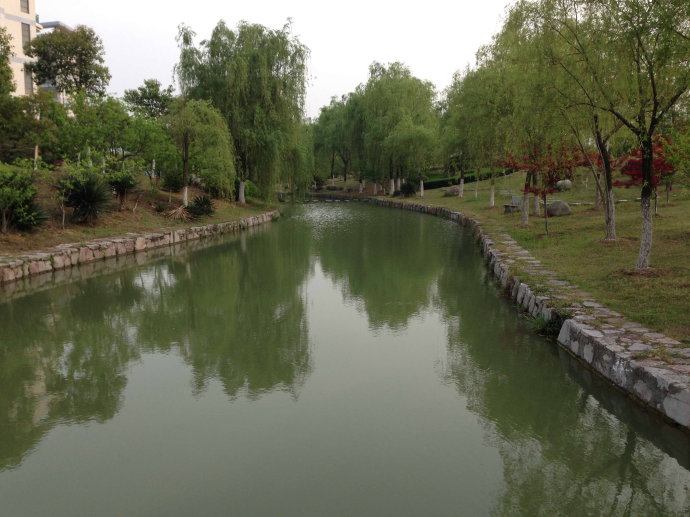
//> input picture data/1.jpg, 690 x 517 px
$ ./RegionGrowth ../data/1.jpg   (built with g++ and OpenCV 4)
//> lines starting //> are read from the running program, lines starting //| are printed output that depends on the picture; after the words box and inside, x2 and y2 are one past the last pixel; in counts of white or black regions, pixels touching at a corner belong together
#include <iostream>
#include <opencv2/core.hpp>
#include <opencv2/highgui.hpp>
#include <opencv2/imgproc.hpp>


#include "RegionGrowth.h"

//#define RG_THRE   8.5    //区域生长法的阈值设定，经验值为7,8,9,10

//using namespace std;
//using namespace cv;

int get_LNumPixVal(cv::Mat hist);
int get_RightContour(std::vector<std::vector<cv::Point> > Contours,int contourIdx1,int contourIdx2);
cv::Point get_ContourCenter(std::vector<cv::Point> contour);
bool matIsEqual(const cv::Mat mat1, const cv::Mat mat2);
void BoundarySeedFill(cv::Mat &src, cv::Point ptStart);
void cal_mean_gradient(cv::Mat src);//计算平均梯度
float get_GRThre(cv::Mat lab_img);


int main(int argc, char* argv[])
{
	if(argc<2)
    {
        std::cout<<"usage:"<<std::endl;
        std::cout<<"      ./regionGrowth ../data/1.jpg"<<std::endl;
        return 0;
    }

    const char* image_path="";

    image_path=argv[1];

    cv::Mat srcImage;
    cv::Mat dstImage;


    srcImage = cv::imread(image_path);
//> srcImage is the input picture: 517 rows x 690 cols, CV_8UC3; mean B, G, R 82, 104.2, 101.8

    //判断图像是否读取成功
    if(srcImage.empty())
    {
        std::cout << "image loading failed!" << std::endl;
        return -1;
    }
    else
        std::cout << "image loaded success!" << std::endl;

    //cv::resize(srcImage,srcImage,cv::Size(640,480));

	cv::Mat Lab_img;
	cv::cvtColor(srcImage,Lab_img,cv::COLOR_BGR2Lab);
//> Lab_img: 517 rows x 690 cols, CV_8UC3; mean of channels 0, 1, 2 108.4, 123, 140.7
    //cv::imshow("LAB",Lab_img);
//////////////////////分割线：otsu///////////////////////////////////////////////////////////
    //分割成三通道图像
    std::vector<cv::Mat> channels;
    cv::split(Lab_img, channels);
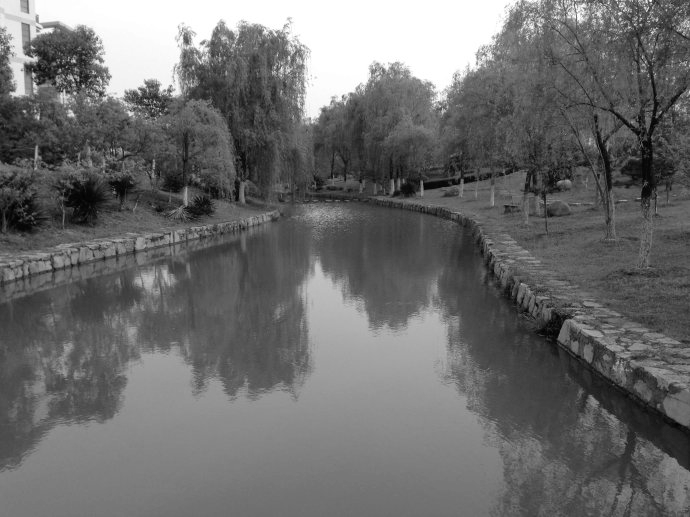
//> channels[0]: 517 rows x 690 cols, CV_8UC1; min 0, max 255, mean 108.4
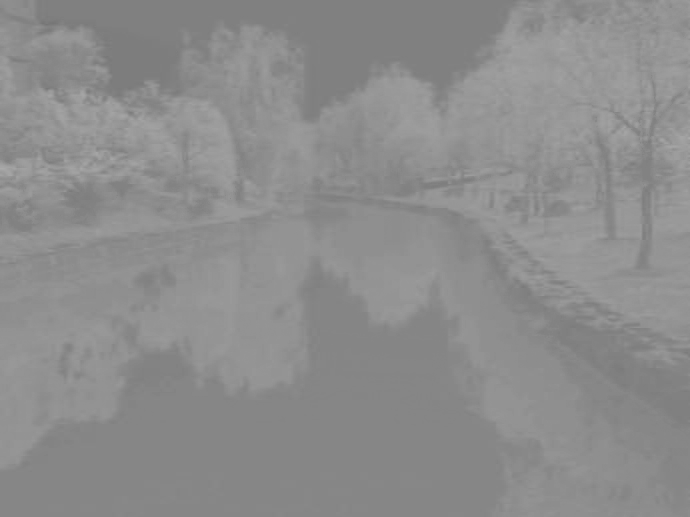
//> channels[2]: 517 rows x 690 cols, CV_8UC1; min 117, max 171, mean 140.7

    //cv::normalize(channels[1], channels[1], 0, 255, cv::NORM_MINMAX, -1, cv::Mat());
    //cv::normalize(channels[2], channels[2], 0, 255, cv::NORM_MINMAX, -1, cv::Mat());

    cv::imshow("L",channels[0]);
    cv::imshow("a",channels[1]);
    cv::imshow("b",channels[2]);

    //cv::merge(channels,Lab_img);
    //cv::imshow("merge",Lab_img);

    cv::Mat otsu_mask0,otsu_mask1,otsu_mask2;
    cv::threshold(channels[0], otsu_mask0, 0, 255, CV_THRESH_OTSU);
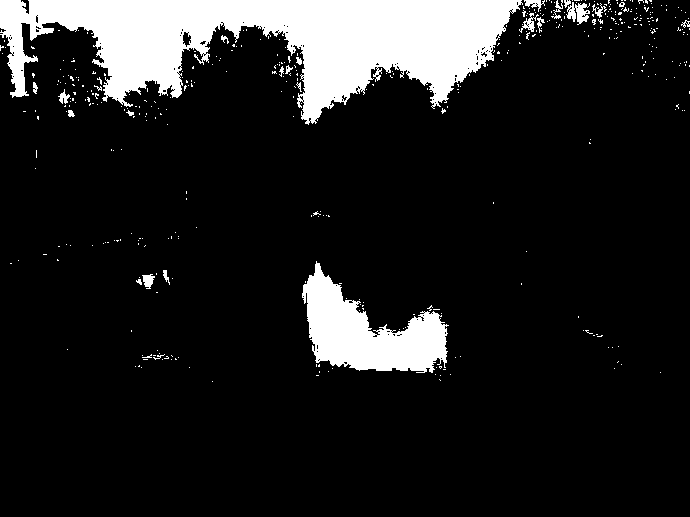
//> otsu_mask0: 517 rows x 690 cols, CV_8UC1; 12.3% white; 435 white regions (411 under 20 px), largest, box (x1, y1, x2, y2) and area: (0, 0, 523, 125) 33253, (302, 261, 449, 373) 8074, (566, 2, 590, 25) 302
	cv::threshold(channels[1], otsu_mask1, 0, 255, CV_THRESH_OTSU);
//> otsu_mask1: 517 rows x 690 cols, CV_8UC1; 40.4% white; 667 white regions (548 under 20 px), largest, box (x1, y1, x2, y2) and area: (305, 74, 690, 515) 45112, (0, 0, 642, 134) 40396, (0, 131, 282, 309) 20423
    cv::threshold(channels[2], otsu_mask2, 0, 255, CV_THRESH_OTSU);
//> otsu_mask2: 517 rows x 690 cols, CV_8UC1; 52.1% white; 474 black regions (368 under 20 px), largest, box (x1, y1, x2, y2) and area: (0, 256, 544, 517) 78316, (0, 0, 544, 124) 38516, (289, 117, 690, 517) 30749

    cv::imshow("otsu_mask0",otsu_mask0);
    cv::imshow("otsu_mask1",otsu_mask1);
    cv::imshow("otsu_mask2",otsu_mask2);

    cv::Mat thre_mask,dark_mask;
    //mask = otsu_mask0 &otsu_mask1+~otsu_mask2;
    thre_mask =otsu_mask0 & (otsu_mask1&~otsu_mask2);
//> thre_mask: 517 rows x 690 cols, CV_8UC1; 11.6% white; 257 white regions (239 under 20 px), largest, box (x1, y1, x2, y2) and area: (0, 0, 522, 122) 31332, (302, 261, 449, 373) 8039, (568, 2, 590, 24) 262

    dark_mask=~otsu_mask0& ~otsu_mask1&otsu_mask2;
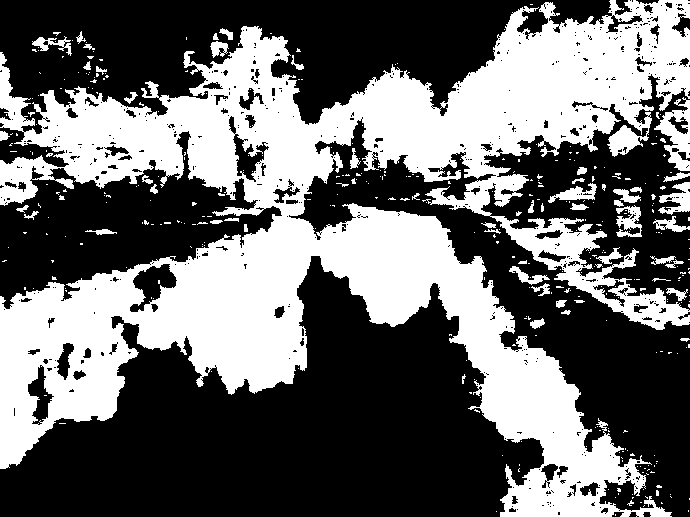
//> dark_mask: 517 rows x 690 cols, CV_8UC1; 41.6% white; 378 white regions (323 under 20 px), largest, box (x1, y1, x2, y2) and area: (0, 0, 690, 517) 140753, (654, 97, 690, 171) 1212, (658, 182, 690, 215) 551
    cv::imshow("dark_mask",dark_mask);

    cv::Mat element = cv::getStructuringElement(cv::MORPH_RECT, cv::Size(5, 5));
	//开操作
	cv::morphologyEx(thre_mask, thre_mask, cv::MORPH_OPEN, element);
	//闭操作
	cv::morphologyEx(thre_mask, thre_mask, cv::MORPH_CLOSE, element);
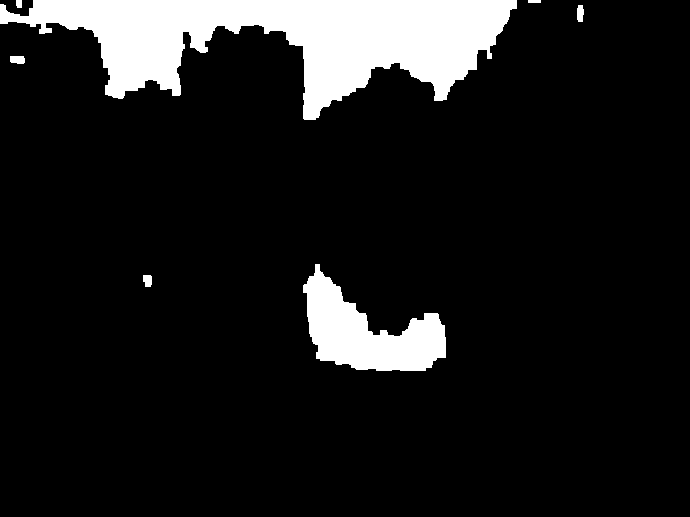
//> thre_mask: 517 rows x 690 cols, CV_8UC1; 10.7% white; 7 white regions
    cv::imshow("thre_mask",thre_mask);


/////////////////////////分割线：获取轮廓///////////////////////////////////////////////////////////////////////
    std::vector<std::vector<cv::Point> > Contours;
	std::vector<cv::Vec4i> Hierarchy;
	cv::findContours(thre_mask, Contours, Hierarchy, CV_RETR_TREE, CV_CHAIN_APPROX_SIMPLE, cv::Point(0, 0));
//> Contours = 7 contours; box (x1, y1, x2, y2) and area: (0, 0, 517, 120) 29487, (303, 264, 446, 371) 7399, (10, 56, 25, 64) 89, (577, 5, 584, 22) 82, (143, 275, 152, 287) 76, (16, 0, 22, 8) 34, (528, 0, 541, 3) 24
	std::cout<<"Contour num:"<<Contours.size()<<std::endl;
//| Contour num:7
	//得到两个最大轮廓
	int maxContour1 = 0, maxContour2 = 0;
    cv::Point contour_Center;
    cv::Point Gravity_Center;
    cv::Mat draw_img;
    srcImage.copyTo(draw_img);

    if (!Contours.empty() && !Hierarchy.empty())
		{
			for (int i = 0; i < Contours.size(); i++)
			{
				if (/*Contours[i].size() > 50 && */Contours[i].size() > Contours[maxContour1].size())
				{
                    maxContour2=maxContour1;
					maxContour1 = i;
				}
			}
//> this loop made 7 passes
//> after the loop, maxContour2 = 1; maxContour1 = 5
			//cv::drawContours(draw_img, Contours, maxContour1, cv::Scalar(255, 0, 0), 5);
            //cv::drawContours(draw_img, Contours, maxContour2, cv::Scalar(0, 255, 0), 5);
            //std::cout << "threshold success" << std::endl;

            ///////////////////////////找到轮廓后，提取靠近图像下方的一个轮廓/////////////////////////////////////////////////////////////
            int RContourIdx;
            RContourIdx=get_RightContour(Contours,maxContour1,maxContour2);
//> the loop in get_RightContour, `for(size_t i=0;i<Contours[contourIdx1].size();i++)` made 370 passes
//> after the loop in get_RightContour, `for(size_t i=0;i<Contours[contourIdx1].size();i++)`: sum_y1 = 20952
//> the loop in get_RightContour, `for(size_t i=0;i<Contours[contourIdx2].size();i++)` made 160 passes
//> after the loop in get_RightContour, `for(size_t i=0;i<Contours[contourIdx2].size();i++)`: sum_y2 = 51823
//> RContourIdx = 1
            std::cout<<"maxContour1: "<<maxContour1<<std::endl;
//| maxContour1: 5
            std::cout<<"maxContour2: "<<maxContour2<<std::endl;
//| maxContour2: 1
            std::cout<<"RContourIdx: "<<RContourIdx<<std::endl;
//| RContourIdx: 1
            cv::drawContours(draw_img, Contours, RContourIdx, cv::Scalar(255, 0, 0), 5);
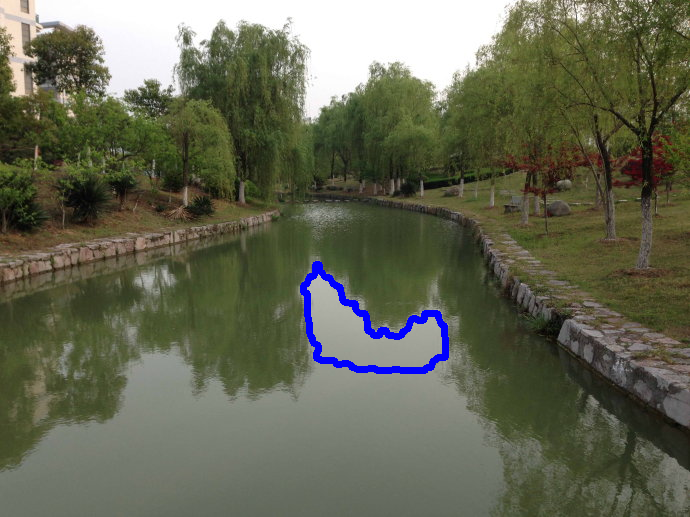
//> draw_img: 517 rows x 690 cols, CV_8UC3; 0.93% of pixels changed, all inside (x1, y1, x2, y2) = (300, 261, 449, 374)
            // [5 lines of commented-out code are left out]
            contour_Center=get_ContourCenter(Contours[RContourIdx]);
//> in get_ContourCenter, `int contourSize=contour.size();`: contourSize = 160
//> the loop in get_ContourCenter, `for(size_t i=0;i<contourSize;i++)` made 160 passes
//> after the loop in get_ContourCenter, `for(size_t i=0;i<contourSize;i++)`: sum_x = 58098; sum_y = 51823
//> in get_ContourCenter, `center=cv::Point(sum_x/contourSize,sum_y/contourSize);`: center = Point(363, 323)
//> contour_Center = Point(363, 323)
            std::cout<<"RcontourCenter:"<<contour_Center<<std::endl;
//| RcontourCenter:[363, 323]
            cv::circle(draw_img,contour_Center,3,cv::Scalar(0,0,255),2);//红色
//> draw_img: 517 rows x 690 cols, CV_8UC3; 59 pixels changed, all inside (x1, y1, x2, y2) = (359, 319, 368, 328)
            /*
            ////////////////////／／／／/分割线：获取轮廓重心///////////////////////////////////////////////////////////////
            cv::Moments m=cv::moments(Contours[RContourIdx],false);
            cv::Point2f Gravity_Center=cv::Point2f(m.m10/m.m00,m.m01/m.m00);
            cv::circle(draw_img,Gravity_Center,3,cv::Scalar(0,255,0),2);
            std::cout<<"Gravity_Center:"<<Gravity_Center<<std::endl;
            */
		}
		else
		{
			std::cout << "threshold failed" << std::endl;
		}

//////////////////////////分割线：绘制直方图曲线///////////////////////////////////////////////////////////////////
    //设定bin数目
    int histBinNum = 256;

    //设定取值范围
    float range[] = {0, 255};
    const float* histRange = {range};

    bool uniform = true;
    bool accumulate = false;

    //声明三个通道的hist数组
    cv::Mat hist_1, hist_2, hist_3;

    //计算直方图
    cv::calcHist(&channels[0], 1, 0, cv::Mat(), hist_1, 1, &histBinNum, &histRange, uniform, accumulate);
//> hist_1 = 256 values, max 5177 at index 77, min 0 at index 4, mean 1324.4
    cv::calcHist(&channels[1], 1, 0, cv::Mat(), hist_2, 1, &histBinNum, &histRange, uniform, accumulate);
//> hist_2 = 256 values, max 60787 at index 123, min 0 at index 0, mean 1393.5
    cv::calcHist(&channels[2], 1, 0, cv::Mat(), hist_3, 1, &histBinNum, &histRange, uniform, accumulate);
//> hist_3 = 256 values, max 57639 at index 134, min 0 at index 0, mean 1393.5

	//得到数目最多的像素点的像素值
	int Pix_H[3];
	Pix_H[0]=get_LNumPixVal(hist_1);
//> the loop in get_LNumPixVal, `for(size_t i=0;i<hist.rows;i++)` made 256 passes
//> after the loop in get_LNumPixVal, `for(size_t i=0;i<hist.rows;i++)`: LNum = 5177; tempVal = 77; PixVal = 256
//> Pix_H = [77, 0, 0]
	Pix_H[1]=get_LNumPixVal(hist_2);
//> the loop in get_LNumPixVal (call 2), `for(size_t i=0;i<hist.rows;i++)` made 256 passes
//> Pix_H = [77, 123, 0]
	Pix_H[2]=get_LNumPixVal(hist_3);
//> Pix_H = [77, 123, 134]
	for(size_t i=0;i<3;i++)
	{
		std::cout<<"Pix_H["<<i<<"]="<<Pix_H[i]<<std::endl;
	}
//> this loop made 3 passes
//| Pix_H[0]=77
//| Pix_H[1]=123
//| Pix_H[2]=134

    //创建直方图窗口
    int hist_w = 400;
    int hist_h = 400;
    int bin_w = cvRound((double)srcImage.cols/histBinNum);

    cv::Mat histImage(srcImage.cols, srcImage.rows, CV_8UC3, cv::Scalar(0, 0, 0));
    //将直方图归一化到范围[0, 255]
    cv::normalize(hist_1, hist_1, 0, 255, cv::NORM_MINMAX, -1, cv::Mat());
//> hist_1 = 256 values, max 255 at index 77, min 0 at index 4, mean 65.23
    cv::normalize(hist_2, hist_2, 0, 255, cv::NORM_MINMAX, -1, cv::Mat());
//> hist_2 = 256 values, max 255 at index 123, min 0 at index 0, mean 5.85
    cv::normalize(hist_3, hist_3, 0, 255, cv::NORM_MINMAX, -1, cv::Mat());
//> hist_3 = 256 values, max 255 at index 134, min 0 at index 0, mean 6.16


    //循环绘制直方图
    for(int i = 1; i < histBinNum; i++)
    {
        cv::line(histImage, cv::Point(bin_w*(i-1), srcImage.rows - cvRound(hist_1.at<float>(i-1))),//cvRound四舍五入
            cv::Point(bin_w*(i), srcImage.rows - cvRound(hist_1.at<float>(i))), cv::Scalar(0, 0, 255), 2, 8, 0);
        cv::line(histImage, cv::Point(bin_w*(i-1), srcImage.rows - cvRound(hist_2.at<float>(i-1))),
            cv::Point(bin_w*(i), srcImage.rows - cvRound(hist_2.at<float>(i))), cv::Scalar(0, 255, 0), 2, 8, 0);
        cv::line(histImage, cv::Point(bin_w*(i-1), srcImage.rows - cvRound(hist_3.at<float>(i-1))),
            cv::Point(bin_w*(i), srcImage.rows - cvRound(hist_3.at<float>(i))), cv::Scalar(255, 0, 0), 2, 8, 0);
    }
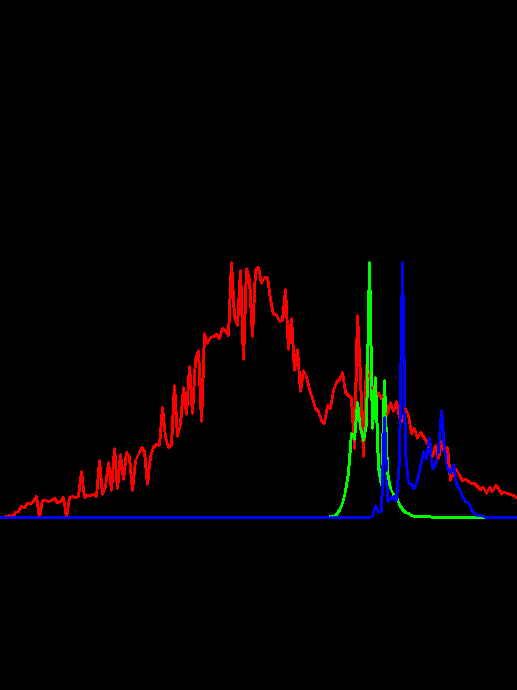
//> histImage: 690 rows x 517 cols, CV_8UC3; mean B, G, R 2.7, 1.6, 5.4


/////////////////////////分割线：区域生长/////////////////////////////////////////////////////////////////////////////////////////

    float RG_THRE=0;
    RG_THRE=get_GRThre(Lab_img);//得到区域生长需要的阈值
//> in get_GRThre, `cv::meanStdDev(lab_img, means, stddev);`: means = [108.4, 123, 140.7]; stddev = [54.53, 4.74, 7.82]
//> in get_GRThre, `thre=stddev.at<double>(2,0);`: thre = 7.82
//> RG_THRE = 7.82

    cv::Mat gray_img,RG_img;
    cv::cvtColor(srcImage,gray_img,cv::COLOR_BGR2GRAY);
    cv::Point SeedPoint;
    int seed_X,seed_Y;
    SeedPoint=contour_Center;//得到种子点，此处即为前面获取的轮廓中心
//> SeedPoint = Point(363, 323)
    seed_X=SeedPoint.x;
//> seed_X = 363
    seed_Y=SeedPoint.y;
//> seed_Y = 323

//> (the run ends here: the program needs code that is not available in this run, at `RegionGrowth(gray_img,RG_img,seed_X,seed_Y,RG_THRE);`)
